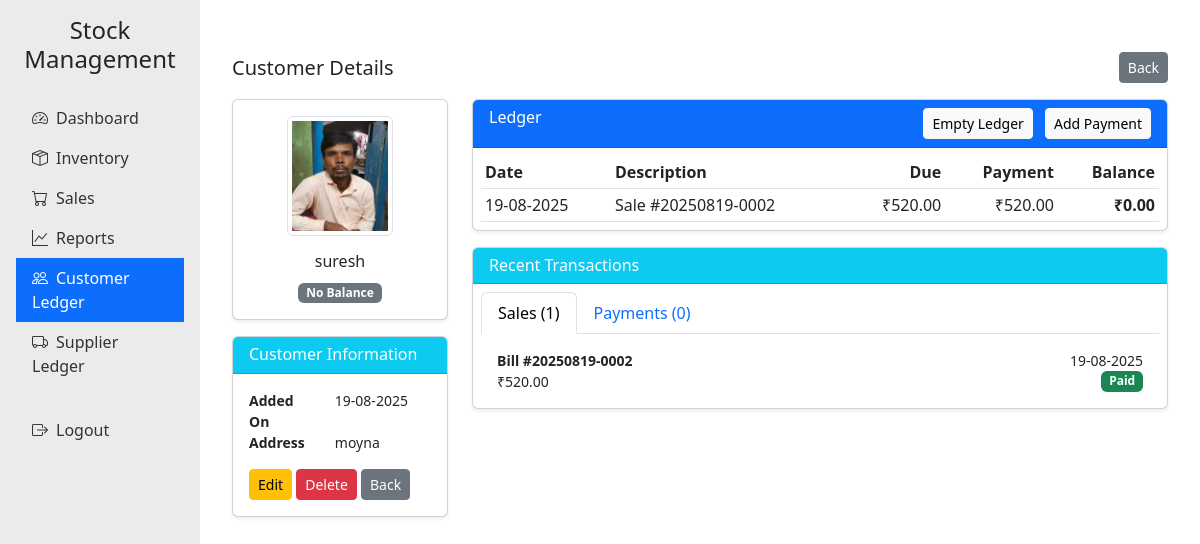
The page /customers/2 (signed in) on the database its author committed.
### app.py (models this page shows)
class Customer(db.Model):
    id = db.Column(db.Integer, primary_key=True)
    name = db.Column(db.String(100), nullable=False)
    mobile = db.Column(db.String(15))
    address = db.Column(db.String(200))
    aadhar = db.Column(db.String(20))
    date_added = db.Column(db.Date, default=date.today())
    photo_path = db.Column(db.String(200))

class Sale(db.Model):
    id = db.Column(db.Integer, primary_key=True)
    bill_number = db.Column(db.String(20), nullable=False)
    customer_id = db.Column(db.Integer, db.ForeignKey('customer.id'))
    sale_date = db.Column(db.Date, nullable=False)
    sale_time = db.Column(db.String(10), nullable=False)
    total_amount = db.Column(db.Float, nullable=False)
    received_amount = db.Column(db.Float, nullable=False)
    due_amount = db.Column(db.Float, nullable=False)
    total_profit = db.Column(db.Float, nullable=False)
    payment_method = db.Column(db.String(20))
    cash_amount = db.Column(db.Float, default=0.0)
    online_amount = db.Column(db.Float, default=0.0)
    created_at = db.Column(db.DateTime, default=datetime.now())
    customer = db.relationship('Customer', backref='sales')
    items = db.relationship(
        'SaleItem',
        back_populates='sale',
        cascade="all, delete-orphan",
        passive_deletes=True
    )

### app.py (the view, shortened to what this page needs)
@app.route('/customers/<int:id>')
@login_required
def view_customer(id):
    customer = Customer.query.get_or_404(id)
    sales = Sale.query.filter_by(customer_id=id).all()
    payments = Payment.query.filter_by(customer_id=id).all()
    customer_balance = sum(sale.due_amount for sale in sales) - sum(payment.amount for payment in payments)
    ledger = []
    balance = 0
    for sale in sales:
        balance += sale.due_amount
        ledger.append({
            'date': sale.sale_date,
            'description': f'Sale #{sale.bill_number}',
            'amount': sale.total_amount,
            'payment': sale.received_amount,
            'balance': balance,
            'payment_id': None  # Sales don't have payment IDs
        })
    ledger.sort(key=lambda x: x['date'], reverse=True)
    return render_template('view_customer.html',
                         customer=customer,
                         customer_balance=customer_balance,
                         ledger=ledger,
                         sales=sales,
                         payments=payments,
                         date=date)

### app.py (called while the page is built)
def login_required(f):
    @wraps(f)
    def decorated_function(*args, **kwargs):
        if 'user_id' not in session:
            flash('Please log in to access this page.', 'danger')
            return redirect(url_for('login'))
        return f(*args, **kwargs)
    return decorated_function

### templates/view_customer.html (shortened to what this page needs)
{% extends "base.html" %}
{% block content %}
<div class="container mt-3">
    <div class="d-flex justify-content-between align-items-center mb-3">
        <h5 class="mb-0">Customer Details</h5>
        <div>
            <a href="{{ url_for('customers') }}" class="btn btn-sm btn-secondary">
                 Back
            </a>
        </div>
    </div>
    <div class="row justify-content-center">
        <div class="col-md-3">
            <div class="card mb-3 shadow-sm">
                <div class="card-body text-center p-3">
                    <img src="{{ url_for('static', filename=customer.photo_path) if customer.photo_path else url_for('static', filename='images/default-user.png') }}"
                         class="img-thumbnail mb-2" style="max-height: 120px; max-width: 120px; object-fit: cover;">
                    <h6 class="mt-2 mb-1">{{ customer.name }}</h6>
                    <div class="mt-2">
                        {% if customer_balance is defined %}
                            {% if customer_balance > 0 %}
                                <span class="badge bg-danger">Due: ₹{{ "%.2f"|format(customer_balance) }}</span>
                            {% elif customer_balance < 0 %}
                                <span class="badge bg-success">Advance: ₹{{ "%.2f"|format(-customer_balance) }}</span>
                            {% else %}
                                <span class="badge bg-secondary">No Balance</span>
                            {% endif %}
                        {% else %}
                            <span class="badge bg-warning">Balance error</span>
                        {% endif %}
                    </div>
                </div>
            </div>
            <div class="card shadow-sm mb-3">
                <div class="card-header bg-info text-white py-2">
                    <h6 class="mb-0">Customer Information</h6>
                </div>
                <div class="card-body p-3">
                    <dl class="row mb-2 small">
                        <dt class="col-sm-5">Added On</dt>
                        <dd class="col-sm-7">{{ customer.date_added.strftime('%d-%m-%Y') }}</dd>
                        {% if customer.address %}
                        <dt class="col-sm-5">Address</dt>
                        <dd class="col-sm-7">{{ customer.address }}</dd>
                        {% endif %}
                    </dl>
                    <div class="mt-2">
                        <a href="{{ url_for('edit_customer', id=customer.id) }}" class="btn btn-warning btn-sm">
                             Edit
                        </a>
                        <form method="POST" action="{{ url_for('delete_customer', id=customer.id) }}" class="d-inline">
                            <button type="submit" class="btn btn-danger btn-sm ml-2" onclick="return confirm('Are you sure you want to delete this customer?')">
                                 Delete
                            </button>
                        </form>
                        <a href="{{ url_for('customers') }}" class="btn btn-sm btn-secondary">
                             Back
                        </a>
                    </div>
                </div>
            </div>
        </div>
        <div class="col-md-9">
            <div class="card mb-3 shadow-sm">
                <div class="card-header bg-primary text-white d-flex justify-content-between py-2">
                    <h6 class="mb-0">Ledger</h6>
                    <div>
                        {% if customer_balance == 0 and ledger|length > 0 %}
                       <form method="POST" action="{{ url_for('clear_ledger', id=customer.id) }}" class="d-inline me-2">
                            <button type="submit" class="btn btn-sm btn-light" onclick="return confirm('Are you sure you want to clear all ledger records? This action cannot be undone.')">
                                 Empty Ledger
                            </button>
                        </form>
                        {% endif %}
                        <button class="btn btn-sm btn-light" data-bs-toggle="modal" data-bs-target="#addPaymentModal">
                             Add Payment
                        </button>
                    </div>
                </div>
                <div class="card-body p-2">
                    <div class="table-responsive">
                        <table class="table table-sm mb-0">
                            <thead>
                                <tr>
                                    <th>Date</th>
                                    <th>Description</th>
                                    <th class="text-end">Due</th>
                                    <th class="text-end">Payment</th>
                                    <th class="text-end">Balance</th>
                                </tr>
                            </thead>
                            <tbody>
                                {% for entry in ledger %}
                                <tr>
                                    <td>{{ entry.date.strftime('%d-%m-%Y') }}</td>
                                    <td>{{ entry.description }}</td>
                                    <td class="text-end">{% if entry.amount > 0 %}₹{{ "%.2f"|format(entry.amount) }}{% else %}-{% endif %}</td>
                                    <td class="text-end">{% if entry.payment > 0 %}₹{{ "%.2f"|format(entry.payment) }}{% else %}-{% endif %}</td>
                                    <td class="text-end fw-bold">
                                        {% if entry.balance > 0 %}
                                            <span class="text-danger">₹{{ "%.2f"|format(entry.balance) }}</span>
                                        {% elif entry.balance < 0 %}
                                            <span class="text-success">₹{{ "%.2f"|format(-entry.balance) }}</span>
                                        {% else %}
                                            ₹0.00
                                        {% endif %}
                                    </td>
                                </tr>
                                {% else %}
                                <tr>
                                    <td colspan="5" class="text-center small">No ledger entries found</td>
                                </tr>
                                {% endfor %}
                            </tbody>
                        </table>
                    </div>
                </div>
            </div>
            <div class="card shadow-sm">
                <div class="card-header bg-info text-white py-2">
                    <h6 class="mb-0">Recent Transactions</h6>
                </div>
                <div class="card-body p-2">
                    <ul class="nav nav-tabs" id="transactionTabs" role="tablist">
                        <li class="nav-item" role="presentation">
                            <button class="nav-link active" id="sales-tab" data-bs-toggle="tab" data-bs-target="#sales" type="button" role="tab">
                                Sales ({{ sales|length }})
                            </button>
                        </li>
                        <li class="nav-item" role="presentation">
                            <button class="nav-link" id="payments-tab" data-bs-toggle="tab" data-bs-target="#payments" type="button" role="tab">
                                Payments ({{ payments|length }})
                            </button>
                        </li>
                    </ul>
                    <div class="tab-content mt-2" id="transactionTabsContent">
                        <div class="tab-pane fade show active" id="sales" role="tabpanel">
                            {% if sales %}
                            <div class="list-group list-group-flush">
                                {% for sale in sales %}
                                <a href="{{ url_for('view_sale', id=sale.id) }}" class="list-group-item list-group-item-action py-2">
                                    <div class="d-flex w-100 justify-content-between">
                                        <small class="fw-bold">Bill #{{ sale.bill_number }}</small>
                                        <small>{{ sale.sale_date.strftime('%d-%m-%Y') }}</small>
                                    </div>
                                    <div class="d-flex justify-content-between">
                                        <small>₹{{ "%.2f"|format(sale.total_amount) }}</small>
                                        {% if sale.due_amount > 0 %}
                                            <span class="badge bg-danger">Due ₹{{ "%.2f"|format(sale.due_amount) }}</span>
                                        {% else %}
                                            <span class="badge bg-success">Paid</span>
                                        {% endif %}
                                    </div>
                                </a>
                                {% endfor %}
                            </div>
                            {% else %}
                            <p class="text-center small">No sales found</p>
                            {% endif %}
                        </div>
                    </div>
                </div>
            </div>
        </div>
    </div>
</div>
{% endblock %}

### templates/base.html (style rules this page uses)
.card { margin-bottom: 20px; box-shadow: 0 2px 4px rgba(0,0,0,0.1); }
.table-responsive { overflow-x: auto; }

### rows shown on the page
Customer: photo_path (picture), name "suresh", date_added "19-08-2025", address "moyna"
Sale: date "19-08-2025", description "Sale #20250819-0002", amount "520.00", payment "520.00", bill_number "20250819-0002", sale_date "19-08-2025", total_amount "520.00", due_amount "Paid"

### other values the page prints
{{ sales|length }} "1"
{{ payments|length }} "0"
